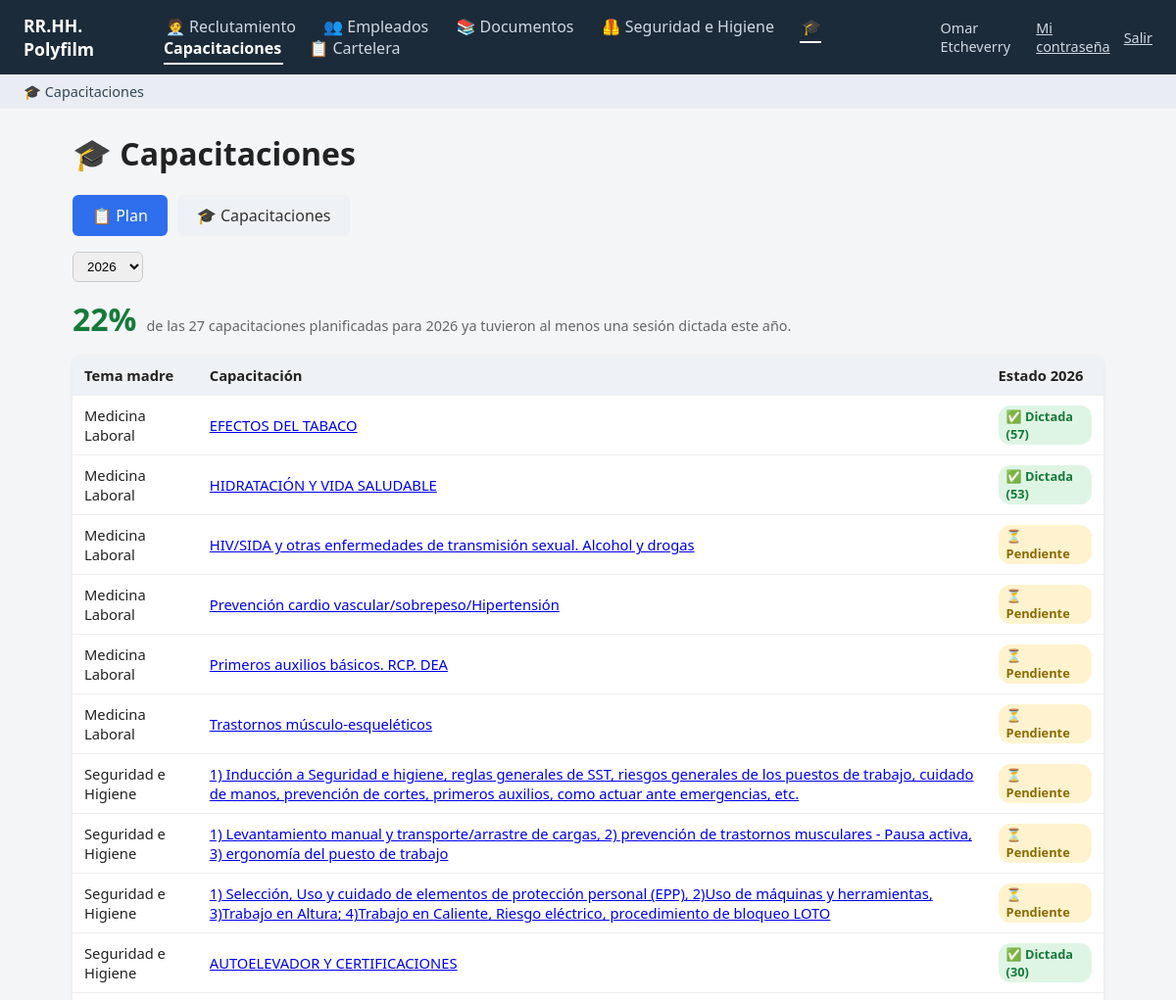
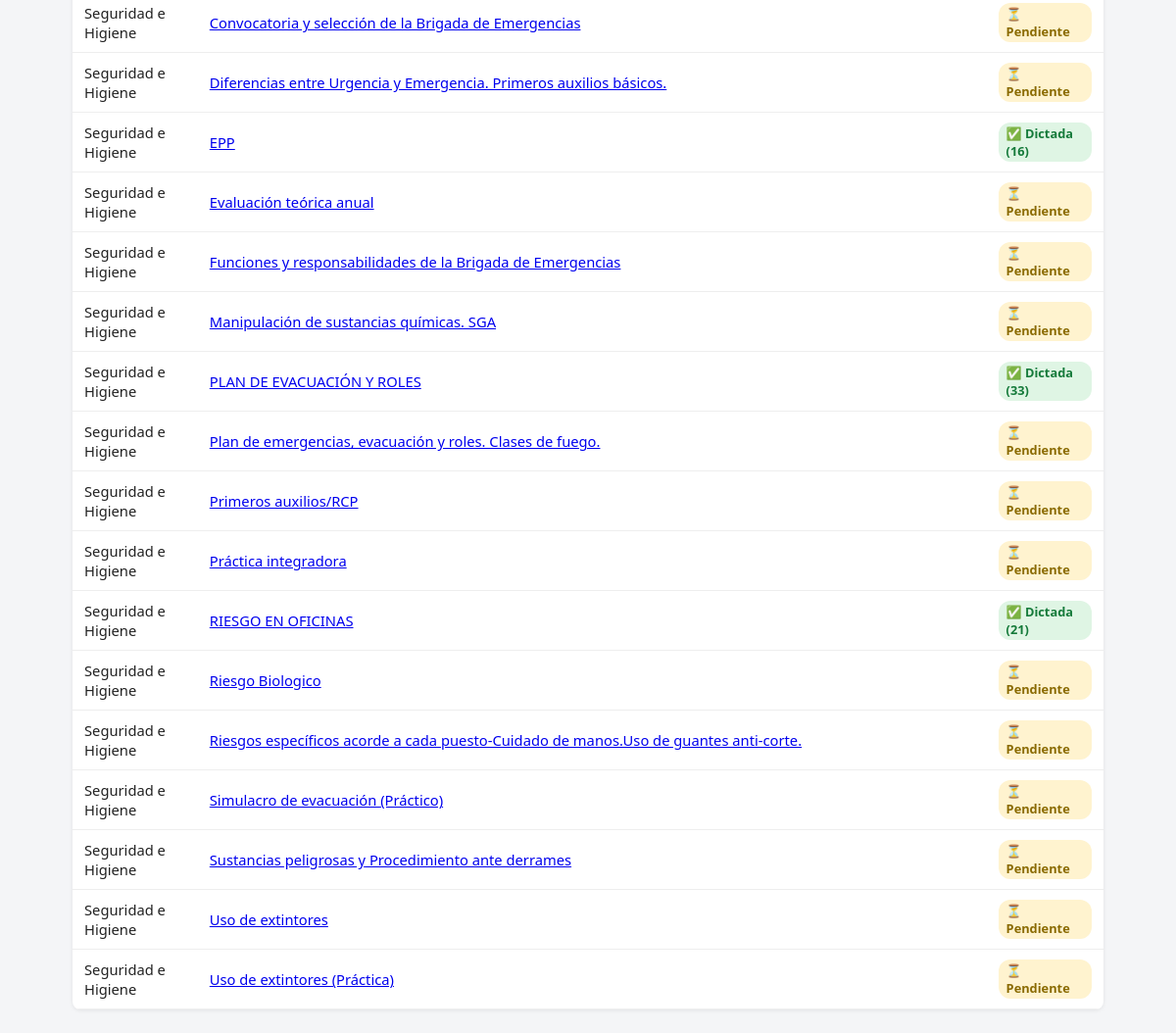
Page /capacitaciones/plan (signed in) on the committed database (2 pictures, top to bottom).
### tables this page shows
CREATE TABLE usuarios (
            id INTEGER PRIMARY KEY AUTOINCREMENT,
            nombre TEXT NOT NULL,
            usuario TEXT UNIQUE NOT NULL,
            password_hash TEXT NOT NULL,
            salt TEXT NOT NULL,
            es_admin INTEGER NOT NULL DEFAULT 0,
            activo INTEGER NOT NULL DEFAULT 1,
            fecha_creacion TEXT NOT NULL DEFAULT (datetime('now', 'localtime'))
        , email TEXT, debe_cambiar_password INTEGER NOT NULL DEFAULT 0);

CREATE TABLE capacitaciones_temas (
            id INTEGER PRIMARY KEY AUTOINCREMENT,
            nombre TEXT NOT NULL,
            tipo TEXT NOT NULL DEFAULT 'Capacitación',
            area_dicta TEXT,
            planta TEXT,
            modalidad TEXT,
            duracion TEXT,
            activo INTEGER NOT NULL DEFAULT 1
        , tema_madre TEXT);

### app.py (the view)
@app.route("/capacitaciones/plan")
@requiere_item("item_capacitaciones")
def capacitaciones_plan_anual():
    conn = get_db()
    anios_disponibles = [
        r["anio"] for r in conn.execute("SELECT DISTINCT anio FROM capacitaciones_plan ORDER BY anio DESC").fetchall()
    ]
    hoy_anio = datetime.now().year
    if hoy_anio not in anios_disponibles:
        anios_disponibles.insert(0, hoy_anio)
    anio_plan = request.args.get("anio", type=int) or hoy_anio
    plan_anual = [
        dict(r) for r in conn.execute(
            """SELECT t.id, t.nombre, t.tema_madre,
                      (SELECT COUNT(*) FROM capacitaciones_registros r
                       WHERE r.tema_id = t.id AND strftime('%Y', r.fecha) = ?) AS realizados
               FROM capacitaciones_plan p
               JOIN capacitaciones_temas t ON t.id = p.tema_id
               WHERE p.anio = ?
               ORDER BY t.tema_madre, t.nombre""",
            (str(anio_plan), anio_plan),
        ).fetchall()
    ]
    avance_plan_pct = (
        round(sum(1 for p in plan_anual if p["realizados"] > 0) / len(plan_anual) * 100)
        if plan_anual else 0
    )
    conn.close()
    return render_template(
        "capacitaciones_plan.html", plan_anual=plan_anual, anio_plan=anio_plan,
        anios_disponibles=anios_disponibles, avance_plan_pct=avance_plan_pct,
    )

### app.py (called while the page is built)
def _modulos_visibles(usuario):
    visibles = []
    for m in MODULOS:
        if m.get("solo_admin") and not (usuario and usuario["es_admin"]):
            continue
        if usuario and usuario["es_admin"]:
            opciones = m["opciones"]
        else:
            opciones = [op for op in m["opciones"] if tiene_permiso(usuario, op["cod"])]
        if m["opciones"] and not opciones:
            continue  # módulo con ítems pero ninguno habilitado para este usuario: no se muestra
        m2 = dict(m)
        m2["opciones"] = opciones
        visibles.append(m2)
    return visibles

@app.context_processor
def inject_nav():
    path = request.path
    modulo_actual = None
    for cod, prefijos in RUTAS_POR_MODULO.items():
        if any(path == p or path.startswith(p + "/") for p in prefijos):
            modulo_actual = cod
            break
    usuario = usuario_actual()
    return dict(modulos=_modulos_visibles(usuario), modulo_actual=modulo_actual, usuario=usuario)

@app.before_request
def exigir_login():
    if request.endpoint in ENDPOINTS_PUBLICOS or request.endpoint is None:
        return
    u = usuario_actual()
    if not u:
        return redirect(url_for("login", next=request.path))
    if u["debe_cambiar_password"] and request.endpoint not in ("cambiar_password", "logout"):
        flash("Tenés que elegir una contraseña propia antes de seguir.", "info")
        return redirect(url_for("cambiar_password"))

### auth.py (called while the page is built)
def usuario_actual():
    if "usuario" in g:
        return g.usuario
    uid = session.get("usuario_id")
    g.usuario = None
    if uid:
        conn = get_db()
        u = conn.execute("SELECT * FROM usuarios WHERE id = ? AND activo = 1", (uid,)).fetchone()
        conn.close()
        g.usuario = u
    return g.usuario

def permisos_usuario(usuario_id: int) -> set:
    conn = get_db()
    rows = conn.execute(
        "SELECT permiso_cod FROM usuario_permisos WHERE usuario_id = ?", (usuario_id,)
    ).fetchall()
    conn.close()
    return {r["permiso_cod"] for r in rows}

def tiene_permiso(usuario, cod: str) -> bool:
    if usuario is None:
        return False
    if usuario["es_admin"]:
        return True
    return cod in permisos_usuario(usuario["id"])

### db.py (called while the page is built)
def get_db():
    conn = sqlite3.connect(DB_PATH, timeout=30)
    conn.row_factory = sqlite3.Row
    conn.execute("PRAGMA foreign_keys = ON")
    return conn

### templates/capacitaciones_plan.html (shortened to what this page needs)
{% extends "base.html" %}
{% block contenido %}
<h1>🎓 Capacitaciones</h1>
<div class="acciones-empleados">
  <a class="btn-tab btn-tab-activo" href="{{ url_for('capacitaciones_plan_anual') }}">📋 Plan</a>
  <a class="btn-tab" href="{{ url_for('capacitaciones') }}">🎓 Capacitaciones</a>
</div>
<form method="get" class="filtros">
  <select name="anio" onchange="this.form.submit()">
    {% for a in anios_disponibles %}
    <option value="{{ a }}" {% if anio_plan == a %}selected{% endif %}>{{ a }}</option>
    {% endfor %}
  </select>
</form>
<div class="kpi-avance">
  <span class="kpi-numero">{{ avance_plan_pct }}%</span>
  <span class="nota">de las {{ plan_anual|length }} capacitaciones planificadas para {{ anio_plan }} ya tuvieron al menos una sesión dictada este año.</span>
</div>
{% if plan_anual %}
<table>
  <thead><tr><th>Tema madre</th><th>Capacitación</th><th>Estado {{ anio_plan }}</th></tr></thead>
  <tbody>
    {% for p in plan_anual %}
    <tr class="fila-click" onclick="window.location='{{ url_for('capacitacion_tema_detalle', tid=p.id) }}'">
      <td>{{ p.tema_madre or '-' }}</td>
      <td><a href="{{ url_for('capacitacion_tema_detalle', tid=p.id) }}">{{ p.nombre }}</a></td>
      <td>
        {% if p.realizados > 0 %}
        <span class="badge estado-efectivo">✅ Dictada ({{ p.realizados }})</span>
        {% else %}
        <span class="badge estado-preocupacional">⏳ Pendiente</span>
        {% endif %}
      </td>
    </tr>
    {% endfor %}
  </tbody>
</table>
{% else %}
<p class="nota">Todavía no hay plan cargado para {{ anio_plan }}.</p>
{% endif %}
{% endblock %}

### templates/base.html (shortened to what this page needs)
<!doctype html>
<html lang="es">
<head>
<link rel="stylesheet" href="{{ url_for('static', filename='style.css') }}">
</head>
<body>
<header>
  <a href="{{ url_for('index') }}" class="logo">RR.HH. Polyfilm</a>
  <nav>
    {% for m in modulos %}
    <a href="{{ m.href }}" class="{{ 'activo' if modulo_actual == m.cod else '' }}">{{ m.icono }} {{ m.nombre }}</a>
    {% endfor %}
  </nav>
  {% if usuario %}
  <div class="header-usuario">
    <span>{{ usuario.nombre }}</span>
    <a href="{{ url_for('cambiar_password') }}">Mi contraseña</a>
    <a href="{{ url_for('logout') }}">Salir</a>
  </div>
  {% endif %}
</header>
{% if modulo_actual %}
{% set modulo = modulos | selectattr('cod', 'equalto', modulo_actual) | first %}
{% if modulo.opciones %}
<div class="submenu">
  {% for op in modulo.opciones %}
  <a href="{{ op.href }}">{{ op.icono }} {{ op.label }}</a>
  {% endfor %}
</div>
{% endif %}
{% endif %}
<main>
  {% block contenido %}{% endblock %}
</main>
</body>
</html>

### static/style.css (style rules this page uses)
* { box-sizing: border-box; }
body { font-family: "Segoe UI", Arial, sans-serif; margin: 0; background: #f4f5f7; color: #222; }
header { background: #1c2b39; color: #fff; padding: 14px 24px; display: flex; align-items: center; gap: 32px; }
header .logo { color: #fff; font-weight: 700; font-size: 1.1rem; text-decoration: none; }
header nav a { color: #cfd8e3; text-decoration: none; margin-right: 20px; padding: 4px 2px; border-bottom: 2px solid transparent; }
header nav a.activo { color: #fff; border-bottom-color: #fff; font-weight: 600; }
.submenu { background: #e9edf3; padding: 8px 24px; display: flex; gap: 22px; }
.submenu a { color: #33475b; text-decoration: none; font-size: 0.9rem; }
main { padding: 24px; max-width: 1100px; margin: 0 auto; }
h1 { margin-top: 0; }
.nota { color: #666; font-size: 0.9rem; }
.btn-tab { display: inline-block; padding: 10px 20px; border-radius: 6px; font-size: 1rem; text-decoration: none; background: #eef1f6; color: #333; }
.btn-tab-activo { background: #2f6fed; color: #fff; }
table { width: 100%; border-collapse: collapse; background: #fff; border-radius: 8px; overflow: hidden; box-shadow: 0 1px 4px rgba(0,0,0,0.08); }
th, td { text-align: left; padding: 10px 12px; border-bottom: 1px solid #eee; font-size: 0.92rem; }
th { background: #eef1f5; }
.fila-click { cursor: pointer; }
.kpi-avance { display: flex; align-items: baseline; gap: 10px; margin: 10px 0 16px; }
.kpi-numero { font-size: 2rem; font-weight: 700; color: #157a3a; }
.badge { background: #e5ecff; color: #2f4fed; padding: 2px 8px; border-radius: 12px; font-size: 0.8rem; font-weight: 600; display: inline-block; }
.estado-preocupacional { background: #fff3cf; color: #8a6a00; }
.estado-efectivo { background: #dff5e4; color: #157a3a; }
.filtros { margin-bottom: 16px; display: flex; gap: 10px; }
.filtros select { padding: 6px 10px; border-radius: 6px; border: 1px solid #ccc; }
.header-usuario { margin-left: auto; color: #cfd8e3; display: flex; align-items: center; gap: 14px; font-size: 0.9rem; }
.header-usuario a { color: #cfd8e3; }
.acciones-empleados { display: flex; gap: 10px; margin-bottom: 16px; }

### rows in the picture
usuarios: nombre "Omar Etcheverry"
capacitaciones_temas: tema_madre "Medicina Laboral", nombre "EFECTOS DEL TABACO", realizados "57"
capacitaciones_temas: tema_madre "Medicina Laboral", nombre "HIDRATACIÓN Y VIDA SALUDABLE", realizados "53"
capacitaciones_temas: tema_madre "Medicina Laboral", nombre "HIV/SIDA y otras enfermedades de transmisión sexual. Alcohol y drogas", shows "⏳ Pendiente"
capacitaciones_temas: tema_madre "Medicina Laboral", nombre "Prevención cardio vascular/sobrepeso/Hipertensión", shows "⏳ Pendiente"
capacitaciones_temas: tema_madre "Medicina Laboral", nombre "Primeros auxilios básicos. RCP. DEA", shows "⏳ Pendiente"
capacitaciones_temas: tema_madre "Medicina Laboral", nombre "Trastornos músculo-esqueléticos", shows "⏳ Pendiente"
capacitaciones_temas: tema_madre "Seguridad e Higiene", nombre "1) Inducción a Seguridad e higiene, reglas generales de SST, riesgos generales de los puestos de trabajo, cuidado de manos, prevención de cortes, primeros auxilios, como actuar ante emergencias, etc.", shows "⏳ Pendiente"
capacitaciones_temas: tema_madre "Seguridad e Higiene", nombre "1) Levantamiento manual y transporte/arrastre de cargas, 2) prevención de trastornos musculares - Pausa activa, 3) ergonomía del puesto de trabajo", shows "⏳ Pendiente"
capacitaciones_temas: tema_madre "Seguridad e Higiene", nombre "1) Selección, Uso y cuidado de elementos de protección personal (EPP), 2)Uso de máquinas y herramientas, 3)Trabajo en Altura; 4)Trabajo en Caliente, Riesgo eléctrico, procedimiento de bloqueo LOTO", shows "⏳ Pendiente"
capacitaciones_temas: tema_madre "Seguridad e Higiene", nombre "AUTOELEVADOR Y CERTIFICACIONES", realizados "30"
capacitaciones_temas: tema_madre "Seguridad e Higiene", nombre "Convocatoria y selección de la Brigada de Emergencias", shows "⏳ Pendiente"
capacitaciones_temas: tema_madre "Seguridad e Higiene", nombre "Diferencias entre Urgencia y Emergencia. Primeros auxilios básicos.", shows "⏳ Pendiente"
capacitaciones_temas: tema_madre "Seguridad e Higiene", nombre "EPP", realizados "16"
capacitaciones_temas: tema_madre "Seguridad e Higiene", nombre "Evaluación teórica anual", shows "⏳ Pendiente"
capacitaciones_temas: tema_madre "Seguridad e Higiene", nombre "Funciones y responsabilidades de la Brigada de Emergencias", shows "⏳ Pendiente"
capacitaciones_temas: tema_madre "Seguridad e Higiene", nombre "Manipulación de sustancias químicas. SGA", shows "⏳ Pendiente"
capacitaciones_temas: tema_madre "Seguridad e Higiene", nombre "PLAN DE EVACUACIÓN Y ROLES", realizados "33"
capacitaciones_temas: tema_madre "Seguridad e Higiene", nombre "Plan de emergencias, evacuación y roles. Clases de fuego.", shows "⏳ Pendiente"
capacitaciones_temas: tema_madre "Seguridad e Higiene", nombre "Primeros auxilios/RCP", shows "⏳ Pendiente"
capacitaciones_temas: tema_madre "Seguridad e Higiene", nombre "Práctica integradora", shows "⏳ Pendiente"
capacitaciones_temas: tema_madre "Seguridad e Higiene", nombre "RIESGO EN OFICINAS", realizados "21"
capacitaciones_temas: tema_madre "Seguridad e Higiene", nombre "Riesgo Biologico", shows "⏳ Pendiente"
capacitaciones_temas: tema_madre "Seguridad e Higiene", nombre "Riesgos específicos acorde a cada puesto-Cuidado de manos.Uso de guantes anti-corte.", shows "⏳ Pendiente"
capacitaciones_temas: tema_madre "Seguridad e Higiene", nombre "Simulacro de evacuación (Práctico)", shows "⏳ Pendiente"
capacitaciones_temas: tema_madre "Seguridad e Higiene", nombre "Sustancias peligrosas y Procedimiento ante derrames", shows "⏳ Pendiente"
capacitaciones_temas: tema_madre "Seguridad e Higiene", nombre "Uso de extintores", shows "⏳ Pendiente"
capacitaciones_temas: tema_madre "Seguridad e Higiene", nombre "Uso de extintores (Práctica)", shows "⏳ Pendiente"

### other values in the picture
{{ m.icono }} "🧑‍💼" "👥" "📚" "🦺" "🎓" "📋"
{{ m.nombre }} "Reclutamiento" "Empleados" "Documentos" "Seguridad e Higiene" "Capacitaciones" "Cartelera"
{{ op.icono }} "🎓"
{{ op.label }} "Capacitaciones"
{{ avance_plan_pct }} "22"
{{ plan_anual|length }} "27"
{{ anio_plan }} "2026"
form field anio "2026"
